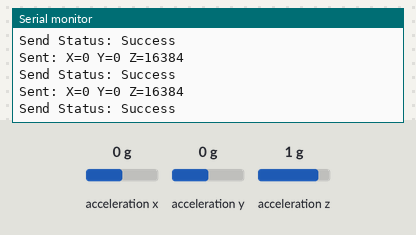
Recording of a sketch running on a simulated ESP32. Shown: the last lines printed to the serial monitor. Wiring (inferred from the names in the program): MPU-6050 motion sensor at I2C address 0x68. The inputs (shaded band) are chosen by the test bench; at power-on: acceleration x 0 g, acceleration y 0 g, acceleration z 1 g.

Above: at 1.2 s.
1.3 s: acceleration x set to -1.4 g
At 1.32 s:
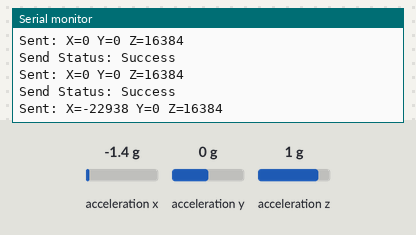
2.8 s: acceleration y set to -1.4 g
At 2.84 s:
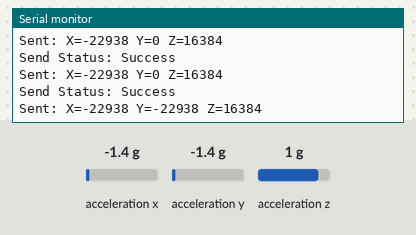
4.3 s: acceleration z set to -1.4 g
At 4.36 s:
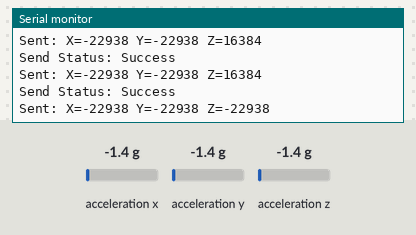

Measured:
- after the input at 1.3 s, the serial monitor: prints a new line at once (image 1)
- after the input at 2.8 s, the serial monitor: prints a new line at once (image 2)
- after the input at 4.3 s, the serial monitor: prints a new line after 0.06 s (image 3)

The sketch:

arduino_transmitter_fixed.ino
```cpp
// Transmitter
// Flash this to the ESP32 with the MPU6050 accelerometer
#include <esp_now.h>
#include <WiFi.h>
#include <Wire.h>

// I2C address of the MPU-6050
const int MPU = 0x68;
int16_t AcX, AcY, AcZ, Tmp, GyX, GyY, GyZ;

// IMPORTANT: Replace with your RECEIVER's MAC Address
// To find it: Flash receiver code first, open Serial Monitor, and run this command:
// WiFi.macAddress() in the receiver's setup
uint8_t broadcastAddress[] = {0xFF, 0xFF, 0xFF, 0xFF, 0xFF, 0xFF};  // replace with the receiver's MAC address

// Structure to send data (must match receiver)
typedef struct struct_message {
  int16_t AcX;
  int16_t AcY;
  int16_t AcZ;
} struct_message;

struct_message myData;
esp_now_peer_info_t peerInfo;

// Callback when data is sent
void OnDataSent(const uint8_t *mac_addr, esp_now_send_status_t status) {
  Serial.print("Send Status: ");
  Serial.println(status == ESP_NOW_SEND_SUCCESS ? "Success" : "Fail");
}

void setup() {
  // Initialize I2C communication
  Wire.begin();

  // Initialize MPU6050
  Wire.beginTransmission(MPU);
  Wire.write(0x6B);  // PWR_MGMT_1 register
  Wire.write(0);     // Wake up MPU6050
  Wire.endTransmission(true);

  // Initialize Serial Monitor
  Serial.begin(115200);

  // Set device as Wi-Fi Station
  WiFi.mode(WIFI_STA);

  // Print MAC address (use this for the receiver's broadcastAddress)
  Serial.print("Transmitter MAC Address: ");
  Serial.println(WiFi.macAddress());

  // Init ESP-NOW
  if (esp_now_init() != ESP_OK) {
    Serial.println("Error initializing ESP-NOW");
    return;
  }

  // Register send callback
  esp_now_register_send_cb(OnDataSent);

  // Register peer
  memcpy(peerInfo.peer_addr, broadcastAddress, 6);
  peerInfo.channel = 0;
  peerInfo.encrypt = false;

  // Add peer
  if (esp_now_add_peer(&peerInfo) != ESP_OK) {
    Serial.println("Failed to add peer");
    return;
  }

  Serial.println("Transmitter Ready");
}

void loop() {
  // Read accelerometer data
  Wire.beginTransmission(MPU);
  Wire.write(0x3B);  // Starting register for accelerometer
  Wire.endTransmission(false);
  Wire.requestFrom(MPU, 6, true);

  myData.AcX = Wire.read() << 8 | Wire.read();
  myData.AcY = Wire.read() << 8 | Wire.read();
  myData.AcZ = Wire.read() << 8 | Wire.read();

  // Send data via ESP-NOW
  esp_err_t result = esp_now_send(broadcastAddress, (uint8_t *) &myData, sizeof(myData));

  if (result == ESP_OK) {
    Serial.print("Sent: X=");
    Serial.print(myData.AcX);
    Serial.print(" Y=");
    Serial.print(myData.AcY);
    Serial.print(" Z=");
    Serial.println(myData.AcZ);
  } else {
    Serial.println("Error sending");
  }

  delay(100);  // Send data every 100ms (10 times per second)
}
```
